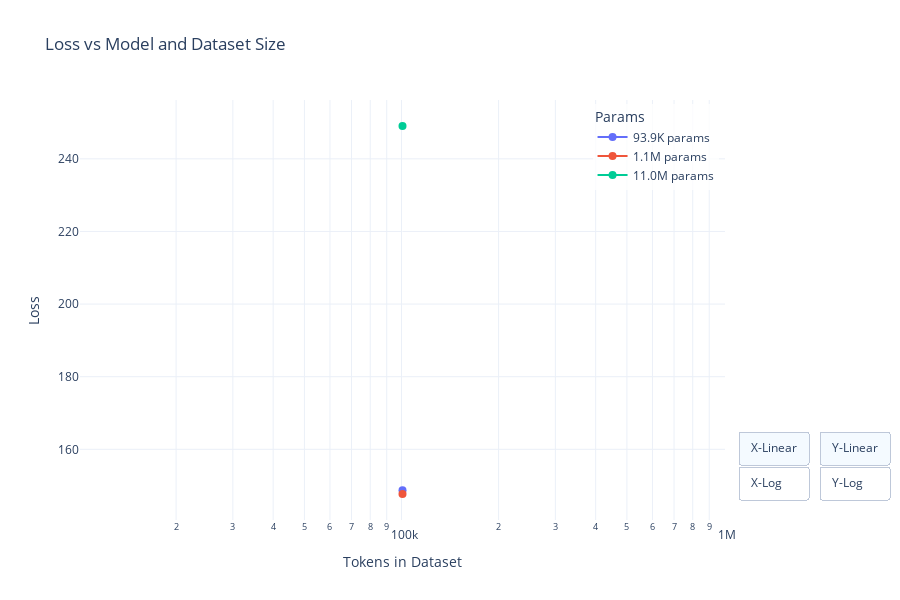

The cell this chart's notebook holds for it:
### Code cell
# This adds a new cell after your data loading code to create the desired visualization
import numpy as np
import plotly.graph_objects as go
import plotly.express as px
from IPython.display import display
import ipywidgets as widgets
from scipy.optimize import curve_fit
import math

# Function to create the Loss vs Model and Dataset Size plot
def create_model_dataset_plot(all_detailed_runs, experiment_filename):
    fig = go.Figure()
    
    # Get data from the first experiment (or chosen one)
    detailed_runs = all_detailed_runs[experiment_filename]
    
    # Define a color map for different parameter sizes
    color_palette = px.colors.qualitative.Plotly
    model_sizes = set()
    
    # First, collect all unique model sizes for consistent color mapping
    for ds_size, runs in detailed_runs.items():
        for run_info in runs:
            num_params = run_info[0]
            model_sizes.add(num_params)
    
    model_sizes = sorted(list(model_sizes))
    color_map = {size: color_palette[i % len(color_palette)] for i, size in enumerate(model_sizes)}
    
    # Format dataset sizes and model parameters for more readable display
    def format_number(num):
        if num >= 1e9:
            return f"{num/1e9:.1f}B"
        elif num >= 1e6:
            return f"{num/1e6:.1f}M"
        elif num >= 1e3:
            return f"{num/1e3:.1f}K"
        else:
            return f"{num:.1f}"
    
    # For each model size, plot a line across dataset sizes
    for model_size in model_sizes:
        ds_sizes = []
        val_losses = []
        
        # Collect validation losses for this model size across all dataset sizes
        for ds_size, runs in detailed_runs.items():
            # Find the run with this model size
            for run_info in runs:
                num_params, val_loss, _, _ = run_info
                if num_params == model_size:
                    ds_sizes.append(ds_size)
                    val_losses.append(val_loss)
                    break
        
        # Sort by dataset size for proper line plotting
        if ds_sizes:
            sorted_indices = np.argsort(ds_sizes)
            sorted_ds_sizes = [ds_sizes[i] for i in sorted_indices]
            sorted_val_losses = [val_losses[i] for i in sorted_indices]
            
            # Add trace for this model size
            fig.add_trace(
                go.Scatter(
                    x=sorted_ds_sizes,
                    y=sorted_val_losses,
                    mode='lines+markers',
                    name=f"{format_number(model_size)} params",
                    line=dict(color=color_map[model_size]),
                    marker=dict(color=color_map[model_size], size=8)
                )
            )
    
    # Update layout
    fig.update_layout(
        title="Loss vs Model and Dataset Size",
        xaxis_title="Tokens in Dataset",
        yaxis_title="Loss",
        template="plotly_white",
        width=900,
        height=600,
        legend_title="Params",
        legend=dict(
            yanchor="top",
            y=0.99,
            xanchor="right",
            x=0.99,
            bgcolor="rgba(255, 255, 255, 0.8)"
        )
    )
    
    # Set log scale for x-axis by default
    fig.update_xaxes(type="log")
    
    # Add buttons for toggling axis scales
    xaxis_buttons = [
        dict(args=[{"xaxis.type": "linear"}], label="X-Linear", method="relayout"),
        dict(args=[{"xaxis.type": "log"}], label="X-Log", method="relayout")
    ]
    yaxis_buttons = [
        dict(args=[{"yaxis.type": "linear"}], label="Y-Linear", method="relayout"),
        dict(args=[{"yaxis.type": "log"}], label="Y-Log", method="relayout")
    ]
    
    fig.update_layout(
        updatemenus=[
            dict(type="buttons", direction="up", x=1.02, y=0.05, xanchor="left", yanchor="bottom",
                 showactive=True, buttons=xaxis_buttons),
            dict(type="buttons", direction="up", x=1.145, y=0.05, xanchor="left", yanchor="bottom",
                 showactive=True, buttons=yaxis_buttons)
        ]
    )
    
    # Fit power law curves for each model size if enough points
    for model_size in model_sizes:
        ds_sizes = []
        val_losses = []
        
        for ds_size, runs in detailed_runs.items():
            for run_info in runs:
                num_params, val_loss, _, _ = run_info
                if num_params == model_size:
                    ds_sizes.append(ds_size)
                    val_losses.append(val_loss)
                    break
        
        if len(ds_sizes) >= 3:  # Need at least 3 points for a reasonable fit
            sorted_indices = np.argsort(ds_sizes)
            sorted_ds_sizes = np.array([ds_sizes[i] for i in sorted_indices])
            sorted_val_losses = np.array([val_losses[i] for i in sorted_indices])
            
            # Extend the x range for the fitted curve
            min_ds = min(sorted_ds_sizes)
            max_ds = max(sorted_ds_sizes)
            extended_ds = np.logspace(math.log10(min_ds*0.5), math.log10(max_ds*2), 100)
            
            try:
                # Define power law function
                def power_law(x, a, b):
                    return a * x ** (-b)
                
                # Fit curve
                popt, _ = curve_fit(power_law, sorted_ds_sizes, sorted_val_losses, p0=(1, 0.1))
                a, b = popt
                
                # Add fitted curve
                fig.add_trace(
                    go.Scatter(
                        x=extended_ds,
                        y=power_law(extended_ds, a, b),
                        mode='lines',
                        line=dict(color=color_map[model_size], dash='dot'),
                        showlegend=False
                    )
                )
            except:
                # If curve fitting fails, just skip it
                pass
    
    return fig

# Call the function with your data
# Example usage after your data loading section:
model_dataset_fig = create_model_dataset_plot(all_detailed_runs, experiment_filenames[0])
display(model_dataset_fig)

### Figure 1 — Plotly figure (JSON) as saved in the notebook; plotly's stock layout.template omitted (floating-point values rounded to 4 significant figures)
{"data": [{"line": {"color": "#636EFA"}, "marker": {"color": "#636EFA", "size": 8}, "mode": "lines+markers", "name": "93.9K params", "type": "scatter", "x": [100719], "y": [148.7]}, {"line": {"color": "#EF553B"}, "marker": {"color": "#EF553B", "size": 8}, "mode": "lines+markers", "name": "1.1M params", "type": "scatter", "x": [100719], "y": [147.7]}, {"line": {"color": "#00CC96"}, "marker": {"color": "#00CC96", "size": 8}, "mode": "lines+markers", "name": "11.0M params", "type": "scatter", "x": [100719], "y": [249.0]}], "layout": {"height": 600, "legend": {"bgcolor": "rgba(255, 255, 255, 0.8)", "title": {"text": "Params"}, "x": 0.99, "xanchor": "right", "y": 0.99, "yanchor": "top"}, "title": {"text": "Loss vs Model and Dataset Size"}, "updatemenus": [{"buttons": [{"args": [{"xaxis.type": "linear"}], "label": "X-Linear", "method": "relayout"}, {"args": [{"xaxis.type": "log"}], "label": "X-Log", "method": "relayout"}], "direction": "up", "showactive": true, "type": "buttons", "x": 1.02, "xanchor": "left", "y": 0.05, "yanchor": "bottom"}, {"buttons": [{"args": [{"yaxis.type": "linear"}], "label": "Y-Linear", "method": "relayout"}, {"args": [{"yaxis.type": "log"}], "label": "Y-Log", "method": "relayout"}], "direction": "up", "showactive": true, "type": "buttons", "x": 1.145, "xanchor": "left", "y": 0.05, "yanchor": "bottom"}], "width": 900, "xaxis": {"autorange": true, "range": [4.003, 6.003], "title": {"text": "Tokens in Dataset"}, "type": "log"}, "yaxis": {"autorange": true, "range": [140.5, 256.2], "title": {"text": "Loss"}, "type": "linear"}}}
